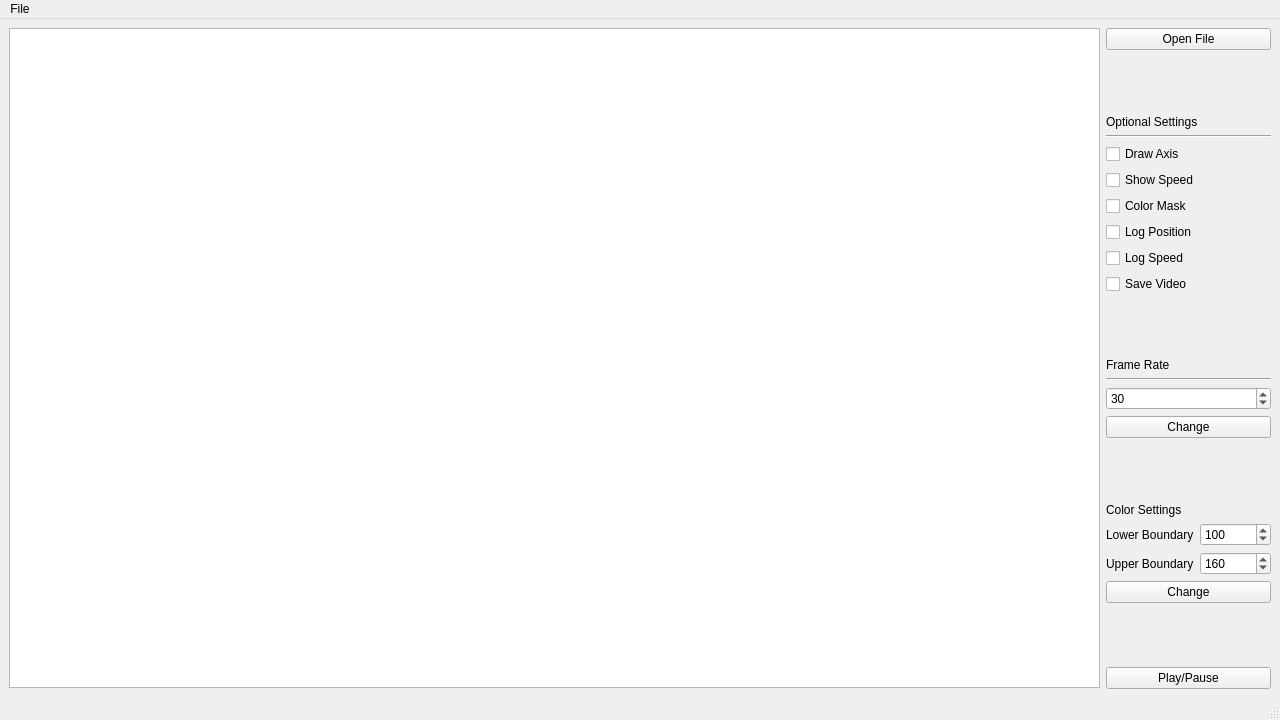
<?xml version="1.0" encoding="UTF-8"?>
<ui version="4.0">
 <class>MainWindow</class>
 <widget class="QMainWindow" name="MainWindow">
  <property name="geometry">
   <rect>
    <x>0</x>
    <y>0</y>
    <width>1280</width>
    <height>720</height>
   </rect>
  </property>
  <property name="windowTitle">
   <string>Mice Tracker</string>
  </property>
  <widget class="QWidget" name="allFather">
   <layout class="QGridLayout" name="gridLayout">
    <item row="1" column="0">
     <widget class="QGraphicsView" name="graphicsView">
      <property name="minimumSize">
       <size>
        <width>1091</width>
        <height>660</height>
       </size>
      </property>
      <property name="maximumSize">
       <size>
        <width>1091</width>
        <height>660</height>
       </size>
      </property>
     </widget>
    </item>
    <item row="1" column="1">
     <layout class="QVBoxLayout" name="sideBar">
      <item>
       <layout class="QGridLayout" name="fileSettings">
        <item row="1" column="0">
         <widget class="QPushButton" name="openFileBtn">
          <property name="text">
           <string>Open File</string>
          </property>
          <property name="shortcut">
           <string>Ctrl+O</string>
          </property>
         </widget>
        </item>
       </layout>
      </item>
      <item>
       <spacer name="verticalSpacer_2">
        <property name="orientation">
         <enum>Qt::Vertical</enum>
        </property>
        <property name="sizeHint" stdset="0">
         <size>
          <width>20</width>
          <height>40</height>
         </size>
        </property>
       </spacer>
      </item>
      <item>
       <layout class="QGridLayout" name="opitionalSettings">
        <item row="4" column="0">
         <widget class="QCheckBox" name="drawAxis">
          <property name="toolTip">
           <string>Draws both axis found through PCA. </string>
          </property>
          <property name="text">
           <string>Draw Axis</string>
          </property>
         </widget>
        </item>
        <item row="8" column="0">
         <widget class="QCheckBox" name="logSpeed">
          <property name="toolTip">
           <string>Creates a log file with the speed of the tracked animal.</string>
          </property>
          <property name="text">
           <string>Log Speed</string>
          </property>
         </widget>
        </item>
        <item row="7" column="0">
         <widget class="QCheckBox" name="logPosition">
          <property name="toolTip">
           <string>Creates a log file with the (x, y) position coordinates of the tracked animal.</string>
          </property>
          <property name="text">
           <string>Log Position</string>
          </property>
         </widget>
        </item>
        <item row="2" column="0">
         <widget class="QLabel" name="label_2">
          <property name="toolTip">
           <string>Sets the additional settings.</string>
          </property>
          <property name="text">
           <string>Optional Settings</string>
          </property>
         </widget>
        </item>
        <item row="10" column="0">
         <widget class="QCheckBox" name="saveVideo">
          <property name="toolTip">
           <string>Creates a video file with the analysis results.</string>
          </property>
          <property name="text">
           <string>Save Video</string>
          </property>
         </widget>
        </item>
        <item row="3" column="0">
         <widget class="Line" name="line">
          <property name="orientation">
           <enum>Qt::Horizontal</enum>
          </property>
         </widget>
        </item>
        <item row="5" column="0">
         <widget class="QCheckBox" name="showSpeed">
          <property name="text">
           <string>Show Speed</string>
          </property>
         </widget>
        </item>
        <item row="6" column="0">
         <widget class="QCheckBox" name="colorMask">
          <property name="toolTip">
           <string>Draws a colored mask over the detection.</string>
          </property>
          <property name="text">
           <string>Color Mask</string>
          </property>
         </widget>
        </item>
       </layout>
      </item>
      <item>
       <spacer name="spacer_4">
        <property name="orientation">
         <enum>Qt::Vertical</enum>
        </property>
        <property name="sizeHint" stdset="0">
         <size>
          <width>20</width>
          <height>40</height>
         </size>
        </property>
       </spacer>
      </item>
      <item>
       <layout class="QGridLayout" name="frameRate">
        <item row="6" column="0">
         <widget class="QPushButton" name="frBtn">
          <property name="toolTip">
           <string>Applies the change.</string>
          </property>
          <property name="text">
           <string>Change</string>
          </property>
         </widget>
        </item>
        <item row="5" column="0">
         <widget class="QSpinBox" name="inputedFrameRate">
          <property name="maximum">
           <number>99999</number>
          </property>
          <property name="value">
           <number>30</number>
          </property>
         </widget>
        </item>
        <item row="3" column="0">
         <widget class="QLabel" name="label_1">
          <property name="toolTip">
           <string>Sets the video's frame rate.</string>
          </property>
          <property name="text">
           <string>Frame Rate</string>
          </property>
         </widget>
        </item>
        <item row="4" column="0">
         <widget class="Line" name="line_2">
          <property name="orientation">
           <enum>Qt::Horizontal</enum>
          </property>
         </widget>
        </item>
       </layout>
      </item>
      <item>
       <spacer name="spacer_2">
        <property name="orientation">
         <enum>Qt::Vertical</enum>
        </property>
        <property name="sizeHint" stdset="0">
         <size>
          <width>20</width>
          <height>40</height>
         </size>
        </property>
       </spacer>
      </item>
      <item>
       <layout class="QGridLayout" name="colorSettings">
        <item row="1" column="0">
         <widget class="QLabel" name="colorLabel">
          <property name="toolTip">
           <string>The color range of the mice in the subtracted image must be adjusted according to the video.</string>
          </property>
          <property name="text">
           <string>Color Settings</string>
          </property>
         </widget>
        </item>
        <item row="2" column="0">
         <layout class="QHBoxLayout" name="horizontalLayout_2">
          <item>
           <widget class="QLabel" name="lowerBoundaryLabel">
            <property name="text">
             <string>Lower Boundary</string>
            </property>
           </widget>
          </item>
          <item>
           <widget class="QSpinBox" name="lowerBoundary">
            <property name="maximum">
             <number>255</number>
            </property>
            <property name="value">
             <number>100</number>
            </property>
           </widget>
          </item>
         </layout>
        </item>
        <item row="4" column="0">
         <widget class="QPushButton" name="colorSettingsBtn">
          <property name="toolTip">
           <string>Applies the change.</string>
          </property>
          <property name="text">
           <string>Change</string>
          </property>
         </widget>
        </item>
        <item row="3" column="0">
         <layout class="QHBoxLayout" name="horizontalLayout_3">
          <item>
           <widget class="QLabel" name="upperBoundaryLabel">
            <property name="text">
             <string>Upper Boundary</string>
            </property>
           </widget>
          </item>
          <item>
           <widget class="QSpinBox" name="upperBoundary">
            <property name="maximum">
             <number>255</number>
            </property>
            <property name="value">
             <number>160</number>
            </property>
           </widget>
          </item>
         </layout>
        </item>
       </layout>
      </item>
      <item>
       <spacer name="verticalSpacer">
        <property name="orientation">
         <enum>Qt::Vertical</enum>
        </property>
        <property name="sizeHint" stdset="0">
         <size>
          <width>20</width>
          <height>40</height>
         </size>
        </property>
       </spacer>
      </item>
      <item>
       <layout class="QGridLayout" name="mainBtns">
        <item row="1" column="0">
         <widget class="QPushButton" name="playBtn">
          <property name="toolTip">
           <string>Resumes or pause the video stream.</string>
          </property>
          <property name="text">
           <string>Play/Pause</string>
          </property>
         </widget>
        </item>
       </layout>
      </item>
     </layout>
    </item>
   </layout>
  </widget>
  <widget class="QMenuBar" name="menubar">
   <property name="geometry">
    <rect>
     <x>0</x>
     <y>0</y>
     <width>1280</width>
     <height>20</height>
    </rect>
   </property>
   <widget class="QMenu" name="menuFile">
    <property name="title">
     <string>File</string>
    </property>
    <addaction name="actionOpen"/>
    <addaction name="actionExit"/>
   </widget>
   <addaction name="menuFile"/>
  </widget>
  <widget class="QStatusBar" name="statusbar"/>
  <action name="actionExit">
   <property name="text">
    <string>Exit</string>
   </property>
   <property name="toolTip">
    <string>Close application</string>
   </property>
   <property name="statusTip">
    <string>Close application</string>
   </property>
   <property name="whatsThis">
    <string>Close application</string>
   </property>
   <property name="shortcut">
    <string>Ctrl+Q</string>
   </property>
  </action>
  <action name="actionOpen">
   <property name="text">
    <string>Open Video</string>
   </property>
   <property name="toolTip">
    <string>Open video file for analysis</string>
   </property>
   <property name="shortcut">
    <string>Ctrl+O</string>
   </property>
  </action>
 </widget>
 <resources/>
 <connections/>
</ui>
